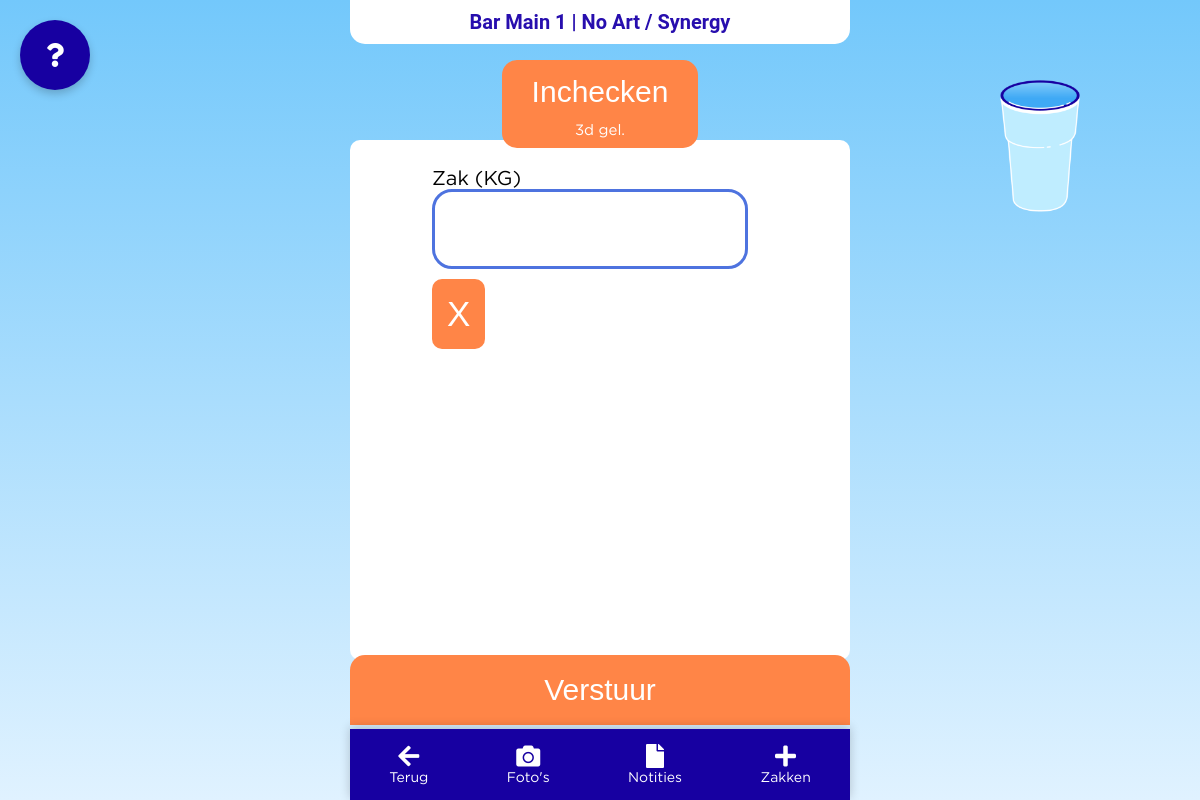
The app's page /bar/27 with its own data.
### app.py (models this page shows, shortened)
class Bar(db.Model):
    id = db.Column(db.Integer, primary_key=True)
    name = db.Column(db.String(120), nullable=False)
    total_kg = db.Column(db.Integer, default=0)  # Total kilograms of zakken collected
    background_color = db.Column(db.String(10), default='#1700a1')  # New field to store color
    zakken = db.Column(db.Integer, nullable=False, default=0)
    bekers = db.Column(db.Integer, nullable=False, default=0)
    location_id = db.Column(db.Integer, db.ForeignKey('location.id'), nullable=False)
    location = db.relationship('Location', backref=db.backref('bars', lazy=True))
    x = db.Column(db.Float, nullable=True)  # X coordinate as percentage
    y = db.Column(db.Float, nullable=True)  # Y coordinate as percentage
    note = db.Column(db.String(1000))  # Assuming note is just a text field for simplicity
    url = db.Column(db.String)
    link = db.Column(db.String)
    last_checked_in = db.Column(db.DateTime, nullable=True)
    last_checked_in_user_id = db.Column(db.Integer, db.ForeignKey('user.id'), nullable=True)
    last_checked_in_user = db.relationship('User', foreign_keys=[last_checked_in_user_id], backref='checked_in_bars')
    notifications = db.relationship('Notification', backref='related_bar', lazy=True)  # Ensure unique backref name

class Location(db.Model):
    id = db.Column(db.Integer, primary_key=True)
    name = db.Column(db.String(100), nullable=True)
    date = db.Column(db.Date, nullable=True)
    address = db.Column(db.String(200), nullable=True)
    start_time = db.Column(db.Time, nullable=True)
    amount_of_days = db.Column(db.Integer, nullable=True)
    website_links = db.Column(db.String(200), nullable=True)
    zakken = db.Column(db.Integer, nullable=False, default=0)
    bekers = db.Column(db.Integer, nullable=False, default=0)
    url = db.Column(db.String(500), nullable=True)
    map_image = db.Column(db.String(255))
    max_people = db.Column(db.Integer, nullable=False, default=10)
    closed = db.Column(db.Boolean, default=False)  # Ensure this line is included
    pdf_path = db.Column(db.String(255), nullable=True)  # Add this line

### app.py (the view)
@app.route('/bar/<int:bar_id>', methods=['GET', 'POST'])
def bar(bar_id):
    from_admin = request.args.get('from_admin', 'false').lower() == 'true'
    session['bar_id'] = bar_id  # Store bar_id in session
    bar = Bar.query.get_or_404(bar_id)
    user = User.query.get_or_404(bar.location.users[0].id)  # Fetch the first user of the bar's location
    link = bar.link if bar.link else (Bar.query.first().link if Bar.query.first() else "")
    if request.method == 'POST':
        return redirect(url_for('bar', bar_id=bar_id))
    return render_template('bar.html', bar=bar, link=link, user=user, from_admin=from_admin)

### app.py (called while the page is built)
def utc_to_local(utc_dt):
    if utc_dt is None:
        return None
    if isinstance(utc_dt, str):
        utc_dt = datetime.strptime(utc_dt, '%Y-%m-%d %H:%M:%S')
    if utc_dt.tzinfo is None:
        utc_dt = utc_dt.replace(tzinfo=pytz.utc)
    local_tz = pytz.timezone('Europe/Amsterdam')  # Use the Netherlands timezone
    local_dt = utc_dt.astimezone(local_tz)
    return local_tz.normalize(local_dt)  # Nor

@app.template_filter('humanize')
def humanize_time_since(dt):
    if dt is None:
        return "never"
    now = datetime.now(pytz.timezone('Europe/Amsterdam'))
    if dt.tzinfo is None:
        dt = pytz.timezone('Europe/Amsterdam').localize(dt)
    diff = now - dt
    seconds = diff.total_seconds()
    minutes = seconds // 60
    hours = minutes // 60
    days = hours // 24
    weeks = days // 7
    if seconds < 60:
        return "Net"
    elif minutes < 60:
        return f"{int(minutes)}m gel."
    elif hours < 24:
        return f"{int(hours)}u gel."
    elif days < 7:
        return f"{int(days)}d gel."
    else:
        return dt.strftime('%Y-%m-%d %H:%M:%S')  # Fall back to datetime string if older than a month

@app.template_filter('to_local')
def to_local_filter(utc_dt):
    return utc_to_local(utc_dt)

### templates/bar.html (shortened to what this page needs)
{% extends "base.html" %} {% block content %}
<h2 class="top-boy">Bar {{ bar.name }} | {{ bar.location.name }}</h2>
<form
  class="check-in"
  action="{{ url_for('check_in_bar', bar_id=bar.id) }}"
  method="post"
>
  <input class="check-button" type="submit" value="Inchecken" />
  <p class="min-gel">{{ bar.last_checked_in | to_local | humanize }}</p>
</form>
<button id="infoBtn" class="fab vraag"><i class="fas fa-question"></i></button>
<div class="bottom-navbar">
  <a
    href="{{ url_for('location', user_id=user.id, location_id=bar.location_id) }}"
    class="nav-item"
  >
    <i class="fas fa-arrow-left"></i><span>Terug</span>
  </a>
  <a
    href="javascript:void(0);"
    class="nav-item"
    id="photoIcon"
    onclick="document.getElementById('photoModal').style.display='block'"
  >
    <i class="fas fa-camera"></i><span>Foto's</span>
  </a>
  <a
    href="javascript:void(0);"
    class="nav-item"
    id="noteBtn"
    onclick="document.getElementById('noteModal').style.display='block'"
  >
    <i class="fas fa-file"></i><span>Notities</span>
  </a>
  <a id="addZak" class="nav-item">
    <i class="fas fa-plus"></i><span>Zakken</span>
  </a>
</div>
<div class="cube-container bottom-boy">
  <div class="cube rond user-cube">
    <form
      class="zakform"
      method="POST"
      action="{{ url_for('update_bar_details_and_check_in', bar_id=bar.id) }}"
      id="myForm"
    >
      <div id="zakkenFieldsContainer">
        <div id="zakkenFields">
          <div class="zakkenField" data-index="0">
            <label>Zak (KG)</label> <br />
            <input type="text" name="zakken[0].kg" required />
            <button type="button" class="removeZak">X</button>
          </div>
        </div>
      </div>
      <input class="bottom-stuur" type="submit" value="Verstuur" />
    </form>
  </div>
</div>
{% endblock %}

### static/main.css (style rules this page uses)
:root { --pc: #1700a1; --cs: #ff8547; --bc: #fff; }
:root { --bar-color: #1700a1; --container-color: #ff8547; }
body { font-family: "Roboto", sans-serif; background: linear-gradient(to bottom, #73c8fb 0%, #e0f2ff 100%); margin: 0; padding: 0; display: flex; height: 100vh; align-items: center; flex-wrap: wrap; justify-content: center; overflow-x: hidden; }
form.check-in { box-sizing: border-box; background-color: transparent; z-index: 2; padding: 10px 20px; position: absolute; border-radius: 20px; color: black; text-decoration: none; font-size: 20px; top: 50px; }
input.check-button { padding: 50px; font-size: 30px !important; }
.rond { border-radius: 0px 0px 15px 15px !important; }
::placeholder { color: #888; }
form { background: #fff; padding: 20px; border-radius: 10px; display: inline-block; }
form label, form select, form input[type="submit"] { font-size: 1em; }
form input[type="submit"] { padding: 0.5em 1em; border: none; border-radius: 15px 15px 0px 0px; background-color: var(--cs); color: white; cursor: pointer; transition: background-color 0.3s ease; margin-top: 0; }
.top-boy { position: absolute; top: -17px; color: #270eae; width: 100vw; background-color: var(--bc); text-align: center; padding: 10px; font-size: 20px; border-radius: 0px 0px 15px 15px; max-width: 480px; }
.cube-container { display: flex; flex-wrap: wrap; gap: 20px; justify-content: center; }
.cube { padding: 20px; border-radius: 10px; display: flex; flex-direction: column; align-items: center; margin-right: 20px; }
.user-cube, .location-cube { width: calc(33vw - 20px); box-sizing: border-box; }
.bottom-navbar { position: fixed; bottom: 0; width: 100%; box-shadow: 0 -2px 10px rgba(0, 0, 0, 0.2); background-color: var(--pc); display: flex; justify-content: space-around; padding: 15px 0; z-index: 998; max-width: 500px; }
.nav-item { text-decoration: none; color: var(--bc); text-align: center; transition: transform 0.2s; }
.nav-item i { display: block; margin: 0 auto; font-size: 24px; transition: color 0.2s; cursor: pointer; }
.nav-item span { display: block; font-size: 14px; margin-top: 4px; }
.cube-container { background-color: var(--bc); border-radius: 10px; width: 95vw; margin: auto; }
.bottom-boy { position: absolute; }
.cube { padding: 20px; display: flex; flex-direction: column; align-items: center; max-width: 500px; }
input[type="submit"] { padding: 15px 20px; font-size: 18px; margin-top: 10px; width: 100%; }
.cube-container.bottom-boy { height: 65vh; max-width: 500px; }
input[type="text"], input[type="password"], input[type="submit"] { font-size: 16px; }
.removeZak { font-size: 35px; padding: 15px !important; }
.zakform { padding: 0px; }
.zakkenField input { padding: 20px; border-radius: 20px; border: #4e73df 3px solid; font-size: 30px; width: 40vw; max-width: 270px; }
.zakkenField button { margin-bottom: 20px; margin-top: 10px; background-color: var(--cs); padding: 10px; border: none; color: white; border-radius: 10px; }
.zakkenField label { font-size: 20px; margin-bottom: 10px; }
.bottom-stuur { position: fixed; bottom: 75px; left: 50%; transform: translateX(-50%); font-size: 30px !important; height: 70px; padding-bottom: 100px; border-radius: 0 !important; background-color: var(--pc); width: 500px !important; border-radius: 15px 15px 0px 0px !important; }
#zakkenFieldsContainer { max-height: 470px; overflow-y: auto; padding: 10px; border-radius: 5px; margin-bottom: 20px; }
#zakkenFields { max-width: 400px; }
.fab { position: fixed; bottom: 20px; right: 20px; background-color: var(--pc); color: white; border-radius: 50%; width: 70px; height: 70px; display: flex; justify-content: center; align-items: center; text-decoration: none; box-shadow: 0 4px 8px rgba(0, 0, 0, 0.2); z-index: 1000; transition: background-color 0.3s, transform 0.2s; display: flex !important; border: none; cursor: pointer; }
.vraag { bottom: none; right: 20px; left: 20px; top: 20px; }
.fab i { font-size: 24px; display: flex !important; }
.min-gel { margin: 0; font-size: 15px; text-align: center; background-color: var(--cs); color: white; border-radius: 0px 0px 15px 15px; padding: 0px 0px 10px 0px; }

### records on screen
Bar: name "Main 1", last_checked_in|to_local "3d gel."
Location: location.name "No Art / Synergy"
